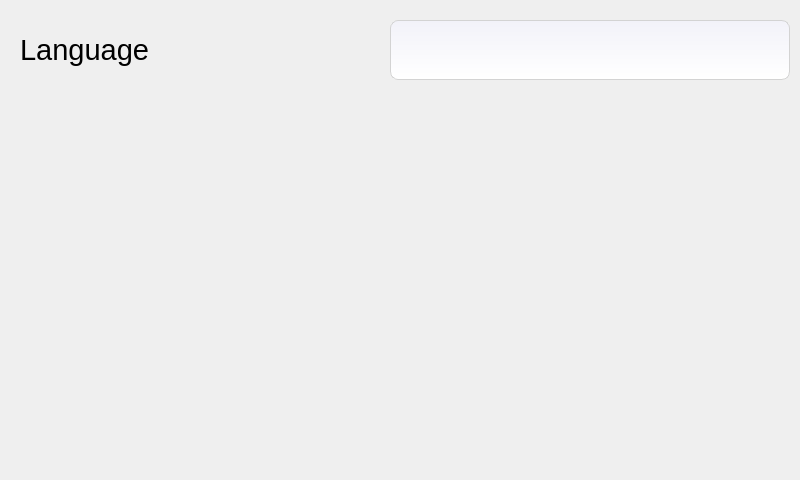
<?xml version="1.0" encoding="UTF-8"?>
<ui version="4.0">
 <class>SettingsWidget</class>
 <widget class="QWidget" name="SettingsWidget">
  <property name="geometry">
   <rect>
    <x>0</x>
    <y>0</y>
    <width>800</width>
    <height>480</height>
   </rect>
  </property>
  <property name="windowTitle">
   <string>Form</string>
  </property>
  <widget class="QWidget" name="widget_Background" native="true">
   <property name="geometry">
    <rect>
     <x>0</x>
     <y>0</y>
     <width>800</width>
     <height>480</height>
    </rect>
   </property>
   <property name="styleSheet">
    <string notr="true">background-image: url(:/images/backgrounds/bg_blue_day.png);
</string>
   </property>
  </widget>
  <widget class="QComboBox" name="comboBoxLanguage">
   <property name="geometry">
    <rect>
     <x>390</x>
     <y>20</y>
     <width>400</width>
     <height>60</height>
    </rect>
   </property>
   <property name="font">
    <font>
     <pointsize>22</pointsize>
    </font>
   </property>
   <property name="focusPolicy">
    <enum>Qt::NoFocus</enum>
   </property>
   <property name="styleSheet">
    <string notr="true">QComboBox {
border: 1px solid #D3D3D3;
border-radius: 8px;
background: qlineargradient(spread:pad, x1:0, y1:0, x2:0, y2:1, stop:0 rgba(242, 242, 249, 255), stop:1 rgba(255, 255, 255, 255));
color: #333;
padding: 0px;
} 
QComboBox:on {
background: qlineargradient(x1: 0, y1: 0, x2: 0, y2: 1,stop: 0 #D5D5D5, stop: 1 #EEEEEE);
} 
QComboBox::drop-down {
border: 0px solid;
border-radius: 0px;
}
QComboBox::down-arrow:on {
}
</string>
   </property>
  </widget>
  <widget class="QLabel" name="labelLanguage">
   <property name="geometry">
    <rect>
     <x>20</x>
     <y>20</y>
     <width>300</width>
     <height>60</height>
    </rect>
   </property>
   <property name="font">
    <font>
     <pointsize>22</pointsize>
    </font>
   </property>
   <property name="text">
    <string>Language</string>
   </property>
  </widget>
  <widget class="QWidget" name="widget_Settings_Icon" native="true">
   <property name="geometry">
    <rect>
     <x>-40</x>
     <y>320</y>
     <width>200</width>
     <height>200</height>
    </rect>
   </property>
   <property name="styleSheet">
    <string notr="true">border-image: url(:/icons/settings_day.png) 0 0 0 0 stretch stretch;
</string>
   </property>
  </widget>
 </widget>
 <resources/>
 <connections/>
</ui>
